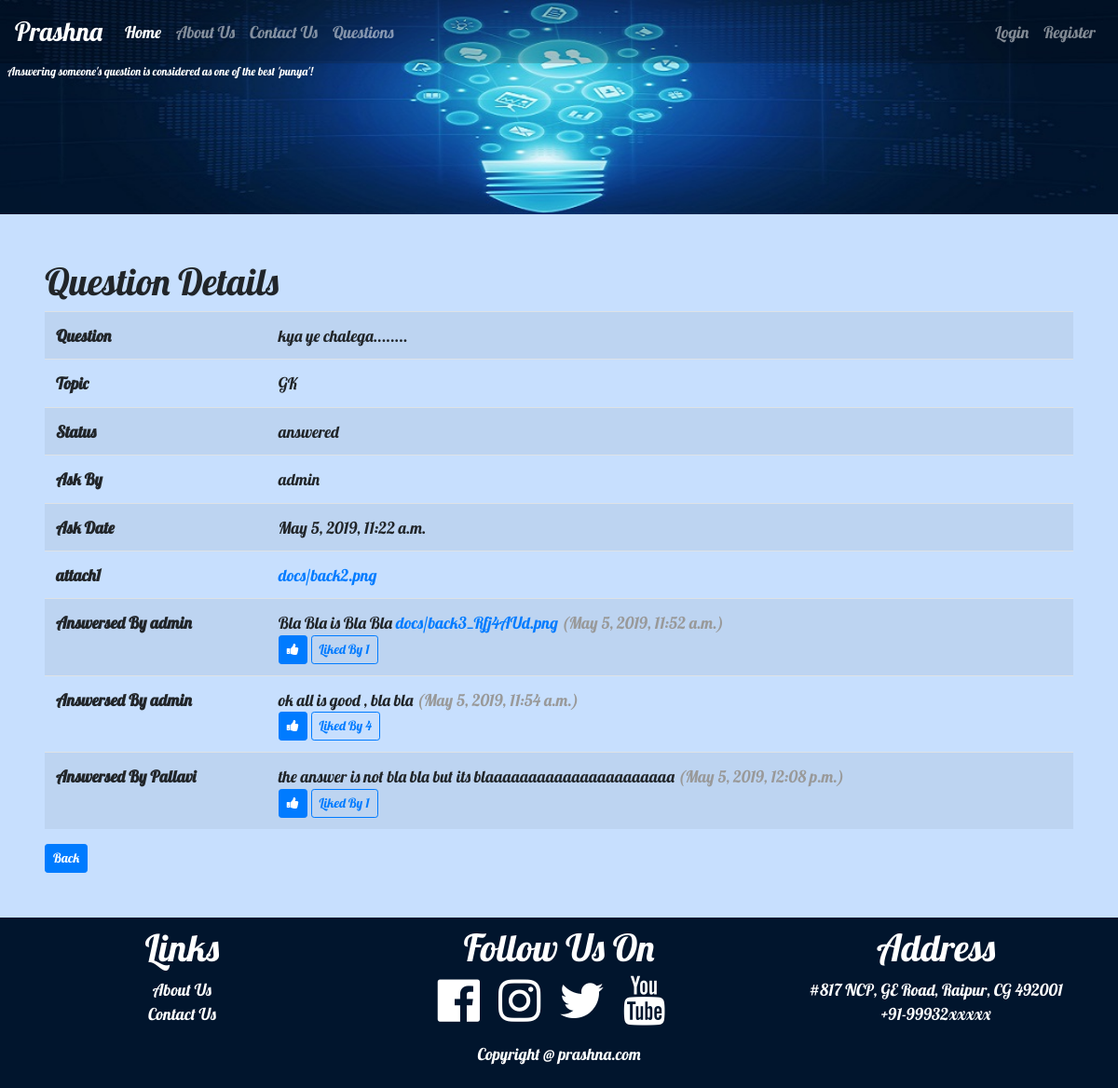
/prashna/question/3/, run on the app's committed database.
### uttar/models.py (models this page shows, shortened)
class Question(models.Model):
    question = models.TextField()
    attach1 = models.FileField(upload_to ="docs//" ,null=True, blank=True)
    ask_date = models.DateTimeField(auto_now_add = True)
    topic = models.ForeignKey(Topic, on_delete=models.CASCADE)
    ask_by = models.ForeignKey(User, on_delete=models.CASCADE)
    status = models.CharField(max_length=100, default='new' , choices=(('new','new'), ('answered','answered')))

class Topic(models.Model):
    name = models.CharField(max_length=100)
    def __str__(self):
        return self.name

class Answer(models.Model):
    answer = models.TextField()
    attach1 = models.FileField(upload_to ="docs//" ,null=True, blank=True)
    ans_date = models.DateTimeField(auto_now_add = True)
    question = models.ForeignKey(Question, on_delete=models.CASCADE, related_name='answers')
    ans_by = models.ForeignKey(User, on_delete=models.CASCADE)

### uttar/views.py (the view)
# urls.py: url('question/(?P<pk>[0-9]+)/', views.QuestionDetails.as_view()),
class QuestionDetails(DetailView):
        model = Question
        def get_context_data(self, **kwargs):
            ctx = DetailView.get_context_data(self, **kwargs)
            ctx["answers2"] = Answer.objects.all().filter(question = ctx["object"])
            ans = []
            for a1 in ctx["answers2"]:
                d1 = {}
                d1["ans"] = a1;
                likes = Like.objects.all().filter(answer = a1)
                uLiked =False
                for L1 in likes:
                    if L1.like_by == self.request.user:
                        uLiked = True
                d1["likes"] = likes;
                d1["uLiked"] = uLiked;
                ans.append(d1)
            ctx["answers2"] = ans
            return ctx

### uttar/templates/uttar/question_detail.html (shortened to what this page needs)
{% extends "base.html" %}
{% block content  %}
<h1>Question Details</h1>
	<table class="table table-striped">
	<tr><th>Question</th><td>{{object.question}}</td></tr>
	<tr><th>Topic</th><td>{{object.topic}}</td></tr>
	<tr><th>Status</th><td>{{object.status}}</td></tr>
	<tr><th>Ask By</th><td>{{object.ask_by}}</td></tr>
	<tr><th>Ask Date</th><td>{{object.ask_date}}</td></tr>
	<tr><th>attach1</th><td><a href="/media/{{object.attach1}}">{{object.attach1}}</a></td></tr>
		{% for a1 in answers2 %}
	<tr><th>Answersed By {{a1.ans.ans_by}}</th><td>
			{{a1.ans.answer}}
			<a href="/media/{{a1.ans.attach1}}">{{a1.ans.attach1}}</a>
			<span style="color: #999999">({{a1.ans.ans_date}})</span><br>
			<form method="post" action= "/prashna/like/create/" >
		    {% if a1.uLiked %}
		    {% else %}
     		<button class="btn btn-primary btn-sm" type="submit"><i style="color:white"  class="fa fa-thumbs-up"></i></button>
			{% endif %}
			<span class="btn btn-outline-primary btn-sm">Liked By {{a1.likes.count}}</span>
			</form>
	</td></tr>
		{% endfor %}
	</table>
	<a class="btn btn-primary btn-sm" href="/prashna/question/">Back</a>
{% endblock %}

### uttar/templates/base.html (shortened to what this page needs)
<!DOCTYPE html>
<html>
<head>
</head>
<body>
<link rel="stylesheet" href="/static/vender/bs/css/bootstrap.min.css">
<link rel="stylesheet" href="/static/vender/fa/css/font-awesome.min.css">
<link href="/static/style.css" rel="stylesheet" />
<header class="myhead1">
<nav id="mynav" class="navbar navbar-expand-md navbar-dark" style="background-color: #00000033" >
    <a class="navbar-brand" style="font-size: 1.6em" href="/prashna/home/">Prashna</a>
    <div class="collapse navbar-collapse" id="collapsibleNavId">
        <ul class="navbar-nav mr-auto mt-2 mt-lg-0">
            <li class="nav-item active">
                <a class="nav-link" href="/prashna/home/">Home <span class="sr-only">(current)</span></a>
            </li>
            <li class="nav-item">
                <a class="nav-link" href="/prashna/about/">About Us</a>
            </li>
            <li class="nav-item">
                <a class="nav-link" href="/prashna/contact/">Contact Us</a>
            </li>
            <li class="nav-item">
                <a class="nav-link" href="/prashna/question/">Questions</a>
            </li>
        </ul>
        <ul class="navbar-nav mt-2 mt-lg-0">
        {% if user.is_authenticated %}
           <li class="nav-item">
                <a class="nav-link" href="/accounts/logout/">Logout</a>
            </li>
		{% else %}
           <li class="nav-item">
                <a class="nav-link" href="/accounts/login/">Login</a>
            </li>
            <li class="nav-item">
                <a class="nav-link" href="/accounts/register/">Register</a>
            </li>
		{% endif %}
        </ul>
    </div>
</nav>
<p class="text-white ml-2" style="font-size: 0.7em;">Answering someone's question is considered as one of the best 'punya'!</p>
</header>
<main class="p-5 text-justify">
{% block content %}{% endblock %}
</main>
<footer class="text-white text-center p-2"  style="background-color: rgb(1,21,45)">
<div class="row">
<div class="col-md-4">
<h1>Links</h1>
<p>
<a class="text-white" href="/prashna/about/">About Us</a><br>
<a class="text-white" href="/prashna/contact/">Contact Us</a>
</p>
</div>
<div class="col-md-4">
<h1>Follow Us On</h1>
<a href="#"><i style="color:white"  class="fa fa-3x  fa-facebook-official mr-3"></i></a>
<a href="#"><i style="color:white"  class="fa fa-3x  fa-instagram mr-3"></i></a>
<a href="#"><i style="color:white"  class="fa fa-3x  fa-twitter mr-3"></i></a>
<a href="https://www.youtube.com/c/EffconTechnology"><i style="color:white" class="fa fa-3x  fa-youtube mr-3" ></i></a></div>
<div class="col-md-4">
<h1>Address</h1>
<p> #817 NCP, GE Road, Raipur, CG 492001<br>+91-99932xxxxx</p>
</div>
</div>
<p>Copyright @ prashna.com </p>
</footer>
</body>
</html>

### uttar/static/style.css (style rules this page uses)
.myhead1 { background-image: url("/static/images/banner.jpg"); background-size: cover; background-position: center; }
body { font-size: 1.1em; font-family: 'Lobster', cursive; }
@media (min-width: 768px) { .myhead1 { height: 230px; } }
main { background-color: #c7dffe; }

### uttar/templates/base.html (style rules this page uses)
#mynav { z-index: 2; }

### data on the page
Question: question "kya ye chalega........", topic "GK", status "answered", ask_by "admin", ask_date "May 5, 2019, 11:22 a.m.", attach1 "docs/back2.png"
Answer: ans.ans_by "admin", ans.answer "Bla Bla is Bla Bla", ans.attach1 "docs/back3_Rfj4AUd.png", ans.ans_date "May 5, 2019, 11:52 a.m.", likes.count "1"
Answer: ans.ans_by "admin", ans.answer "ok all is good , bla bla", ans.ans_date "May 5, 2019, 11:54 a.m.", likes.count "4"
Answer: ans.ans_by "Pallavi", ans.answer "the answer is not bla bla but its blaaaaaaaaaaaaaaaaaaaaaa", ans.ans_date "May 5, 2019, 12:08 p.m.", likes.count "1"
